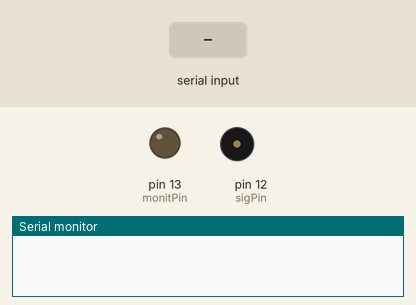
Simulated run of this sketch. Board: Arduino Uno, built with avr-gcc and run on an emulated ATmega328P. Shown: output pins drawn as LEDs (lit = HIGH), buzzer (waves = sounding), the last lines printed to the serial monitor. The inputs (shaded band) are chosen by the test bench.

Above: at 1.2 s.
1.3 s: "1\n" received over Serial
At 2.3 s:
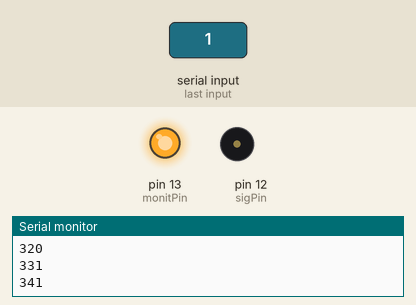
2.8 s: byte 10 ('\n') received over Serial
At 3.5 s:
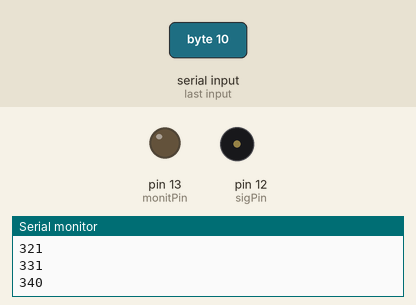
4.3 s: "0\n" received over Serial
At 4.6 s:
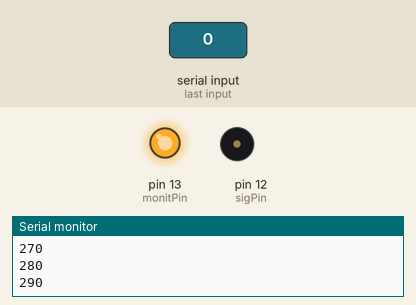
5.8 s: "2\n" received over Serial
At 7.0 s:
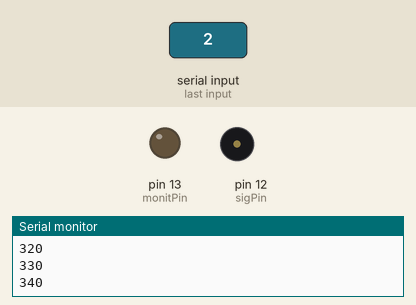
Timing chart, 0 to 8.3 s (numbered marks = the images above; inputs shaded):
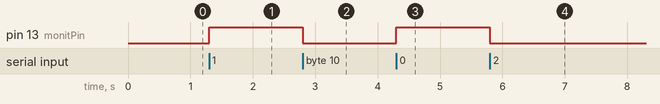

The sketch:

nikon_trigger.ino
```cpp
// adapted from:
// Nikon Remote Emulator by Gough Lui (http://goughlui.com)

int unsigned long startmillis = 0;
const int monitPin = 13;
const int sigPin = 12;


void setup() {
  pinMode(sigPin,OUTPUT);
  pinMode(monitPin,OUTPUT);
  digitalWrite(sigPin,LOW);
  digitalWrite(monitPin,LOW);
  Serial.begin(115200);
}

void loop() {
  // Read serial input:
  while (Serial.available() > 0) {
    int inChar = Serial.read();
    // when newline is recieved, print start message, then run the remote transmit routine.
    if (inChar == '\n') {
      digitalWrite(monitPin, !digitalRead(monitPin));
      startmillis = millis();
      Serial.print("start: ");
      Serial.println(millis()-startmillis);
      // call subroutine
      ML3(); //transmit the remote signal

      // print elapsed time about every 10 ms
      for (int i=0; i <= 30; i++){
        Serial.println(millis()-startmillis);
        delay(10);
      }
    }
  }
}

void ML3(){
  // Delays are tuned to account for overhead of library code.
    tone(sigPin,38000);
    delay(2);
    noTone(sigPin);
    delay(28);//original delay 28ms
    tone(sigPin,38000);
    delayMicroseconds(200);
    noTone(sigPin);
    delayMicroseconds(1500);
    tone(sigPin,38000);
    delayMicroseconds(200);
    noTone(sigPin);
    delayMicroseconds(3300);
    tone(sigPin,38000);
    delayMicroseconds(200);
    noTone(sigPin);
}
```

Measured:
- after the input at 1.3 s, pin 13 (monitPin): LOW → HIGH at once
- after the input at 2.8 s, pin 13 (monitPin): HIGH → LOW at once
- after the input at 4.3 s, pin 13 (monitPin): LOW → HIGH at once
- after the input at 5.8 s, pin 13 (monitPin): HIGH → LOW at once
